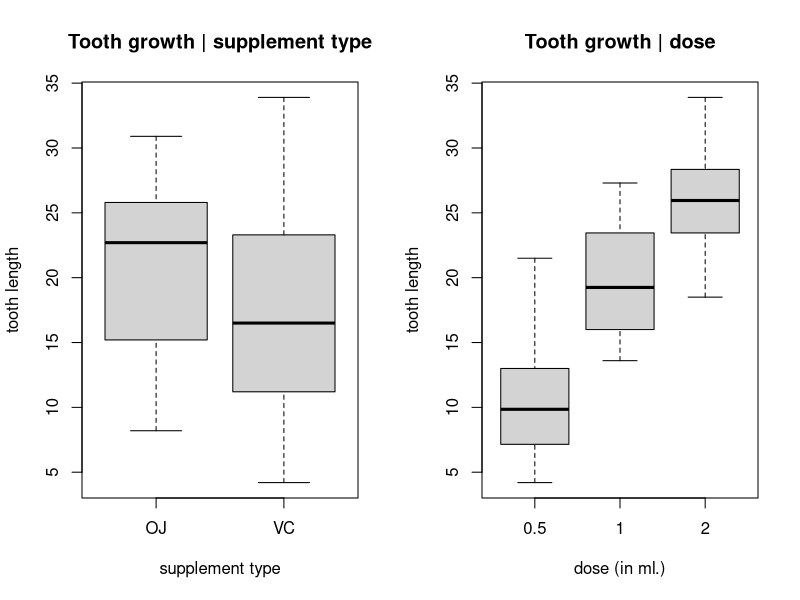

Write the R code that produced this figure. (Note: this script raises an error after producing the figure.)
## ---- chunk 1
data(ToothGrowth)
summary(ToothGrowth)
## ---- chunk 2
par(mfrow=c(1,2))
boxplot(len ~ supp,
	    data = ToothGrowth,
	    xlab = "supplement type",
	    ylab = "tooth length",
	    main = "Tooth growth | supplement type")
boxplot(len ~ dose,
	    data = ToothGrowth,
	    xlab = "dose (in ml.)",
	    ylab = "tooth length",
	    main = "Tooth growth | dose")
## ---- chunk 3
t.test(len ~ dose, data=ToothGrowth)
